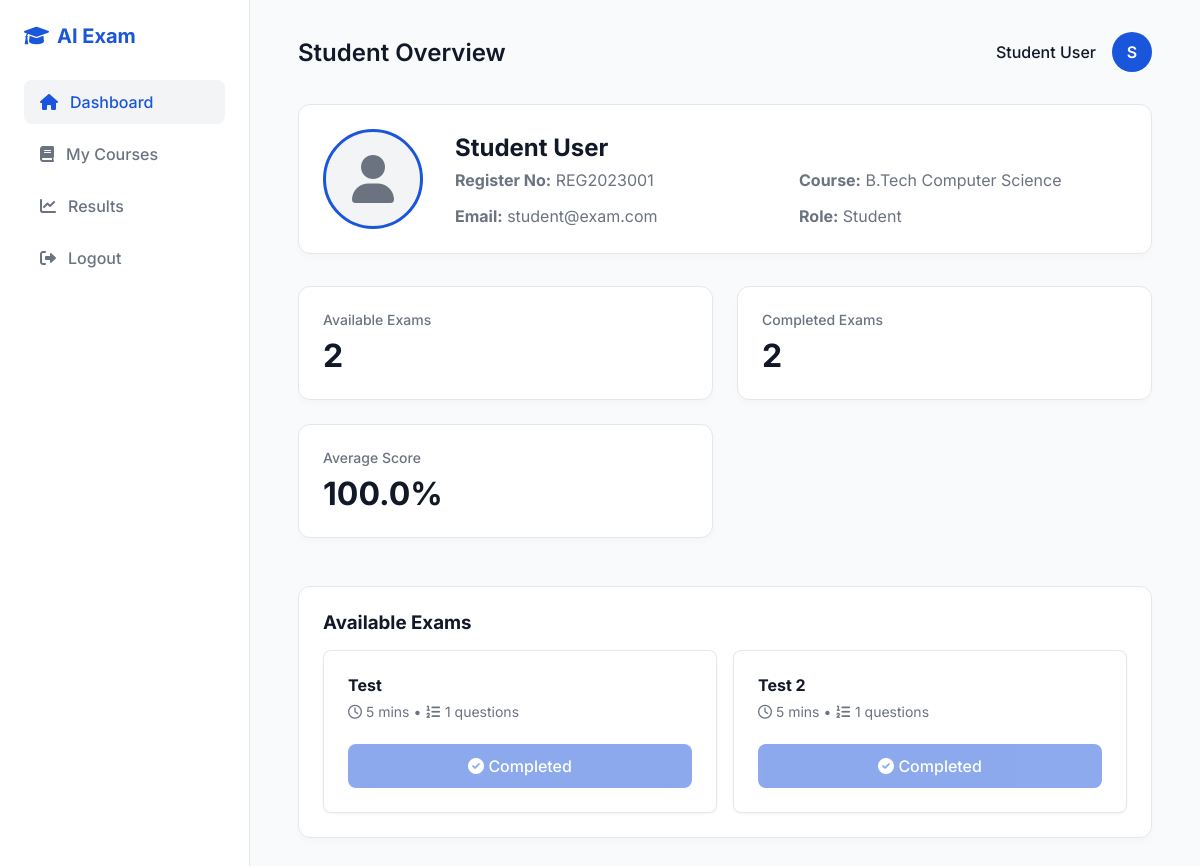
Before: /student/dashboard (signed in) with the older database file.
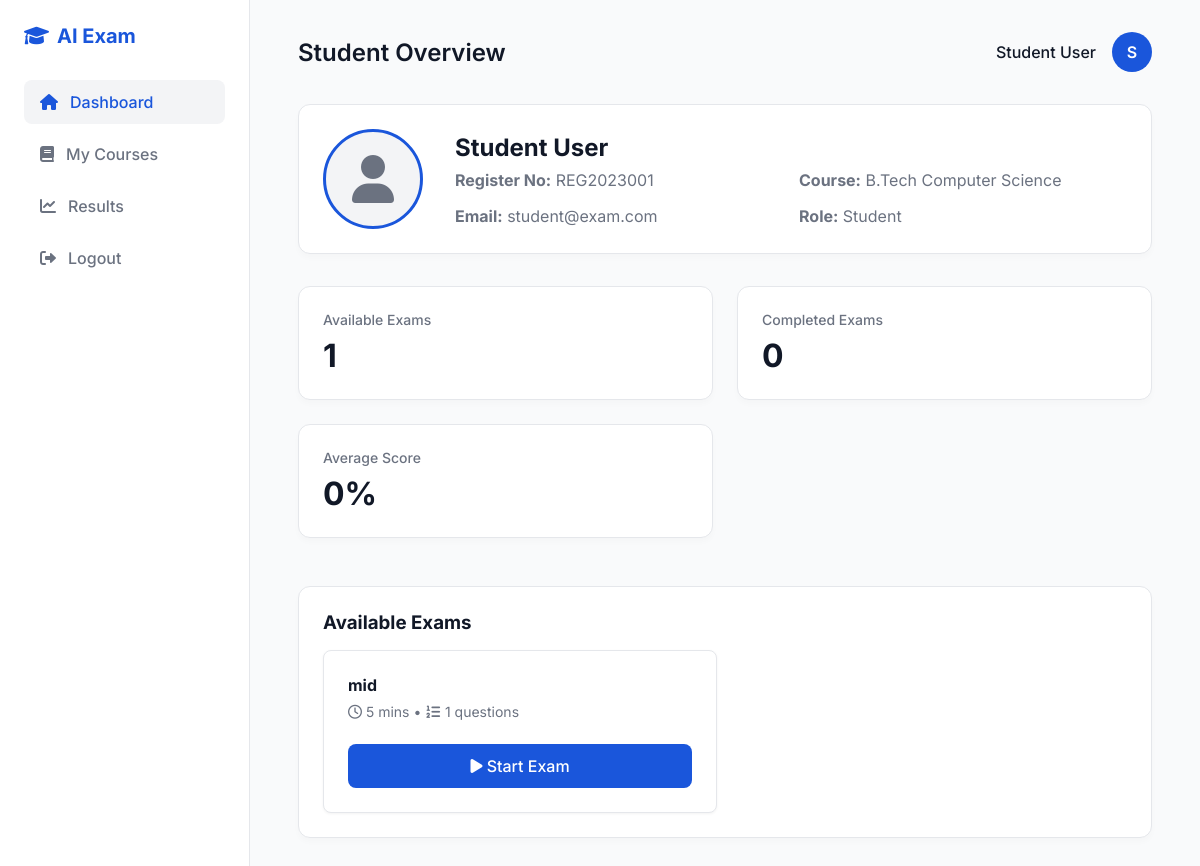
After: the same page with the newer database file.
### tables this page shows
CREATE TABLE exams (
            id INTEGER PRIMARY KEY AUTOINCREMENT,
            exam_name TEXT NOT NULL,
            duration INTEGER NOT NULL,
            created_date DATETIME DEFAULT CURRENT_TIMESTAMP,
            created_by INTEGER NOT NULL,
            FOREIGN KEY (created_by) REFERENCES users (id)
        );

### app.py (the view)
@app.route('/student/dashboard')
def student_dashboard():
    if session.get('role') != 'student':
        return redirect(url_for('login'))
    conn = get_db_connection()
    student = conn.execute('SELECT * FROM users WHERE id = ?', (session['user_id'],)).fetchone()
    exams = conn.execute('''
        SELECT e.*,
               (SELECT COUNT(*) FROM questions q WHERE q.exam_id = e.id) as question_count
        FROM exams e
    ''').fetchall()
    results = conn.execute('SELECT * FROM results WHERE register_number = ?', (student['register_number'],)).fetchall()
    conn.close()
    return render_template('student_dashboard.html', student=student, exams=exams, results=results)

### app.py (called while the page is built)
def get_db_connection():
    conn = sqlite3.connect(DATABASE)
    conn.row_factory = sqlite3.Row
    return conn

### templates/student_dashboard.html (shortened to what the changed rows need)
<!DOCTYPE html>
<html lang="en">
<head>
    <link rel="stylesheet" href="{{ url_for('static', filename='style.css') }}">
    <link href="https://cdnjs.cloudflare.com/ajax/libs/font-awesome/6.0.0/css/all.min.css" rel="stylesheet">
</head>
<body>
    <div class="dashboard-layout">
        <main class="main-content">
            <div class="stat-card" style="margin-bottom: 2rem; display: flex; align-items: center; gap: 2rem;">
                <div style="flex: 1;">
                    <h2 style="margin-bottom: 0.5rem; font-size: 1.5rem;">{{ student.name }}</h2>
                </div>
            </div>
            <div class="dashboard-grid">
                <div class="stat-card">
                    <div class="stat-title">Available Exams</div>
                    <div class="stat-value">{{ exams|length }}</div>
                </div>
                <div class="stat-card">
                    <div class="stat-title">Completed Exams</div>
                    <div class="stat-value">{{ results|length }}</div>
                </div>
                <div class="stat-card">
                    <div class="stat-title">Average Score</div>
                    <div class="stat-value">
                        {% if results %}
                            {% set total_marks = [] %}
                            {{ (total_marks | sum / total_marks | length) | round(1) }}%
                        {% else %}
                            0%
                        {% endif %}
                    </div>
                </div>
            </div>
            <div class="stat-card" style="margin-top: 1rem;">
                {% if exams %}
                    <div style="display: grid; grid-template-columns: repeat(auto-fill, minmax(300px, 1fr)); gap: 1rem;">
                    {% for exam in exams %}
                        {% set ns = namespace(completed=false) %}
                        {% for r in results %}
                            {% if r.exam_name == exam.exam_name %}
                                {% set ns.completed = true %}
                            {% endif %}
                        {% endfor %}
                        <div style="padding: 1.5rem; border: 1px solid var(--border); border-radius: 8px; background: #fff; box-shadow: 0 1px 3px rgba(0,0,0,0.05);">
                            <h4 style="margin-bottom: 0.5rem; color: var(--text-main);">{{ exam.exam_name }}</h4>
                            <p style="color: var(--text-muted); font-size: 0.875rem; margin-bottom: 1.5rem;">
                                <i class="far fa-clock"></i> {{ exam.duration }} mins • <i class="fas fa-list-ol"></i> {{ exam.question_count }} questions
                            </p>
                            {% if ns.completed %}
                                <button class="btn-primary" disabled style="width: 100%; opacity: 0.5; cursor: not-allowed;"><i class="fas fa-check-circle"></i> Completed</button>
                            {% else %}
                                <a href="{{ url_for('exam_page', exam_id=exam.id) }}" class="btn-primary" style="text-decoration: none; width: 100%; display: block; text-align: center;"><i class="fas fa-play"></i> Start Exam</a>
                            {% endif %}
                        </div>
                    {% endfor %}
                    </div>
                {% else %}
                    <div style="padding: 2rem; border: 1px dashed var(--border); border-radius: 8px; text-align: center; color: var(--text-muted);">
                        No exams available yet.
                    </div>
                {% endif %}
        </main>
    </div>
</body>
</html>

Changed rows visible on the page:
removed exams: exam_name "Test 2", duration "5", question_count "1", shows "Completed"
changed exams id 1: exam_name "Test" → "mid"; text "Completed" → "Start Exam"
Other visible differences:
{{ exams|length }}: "2" → "1"
{{ results|length }}: "2" → "0"
{{ (total_marks | sum / total_marks | length) | round(1) }}: "100.0" → (not shown)
text now shown: "0%"
